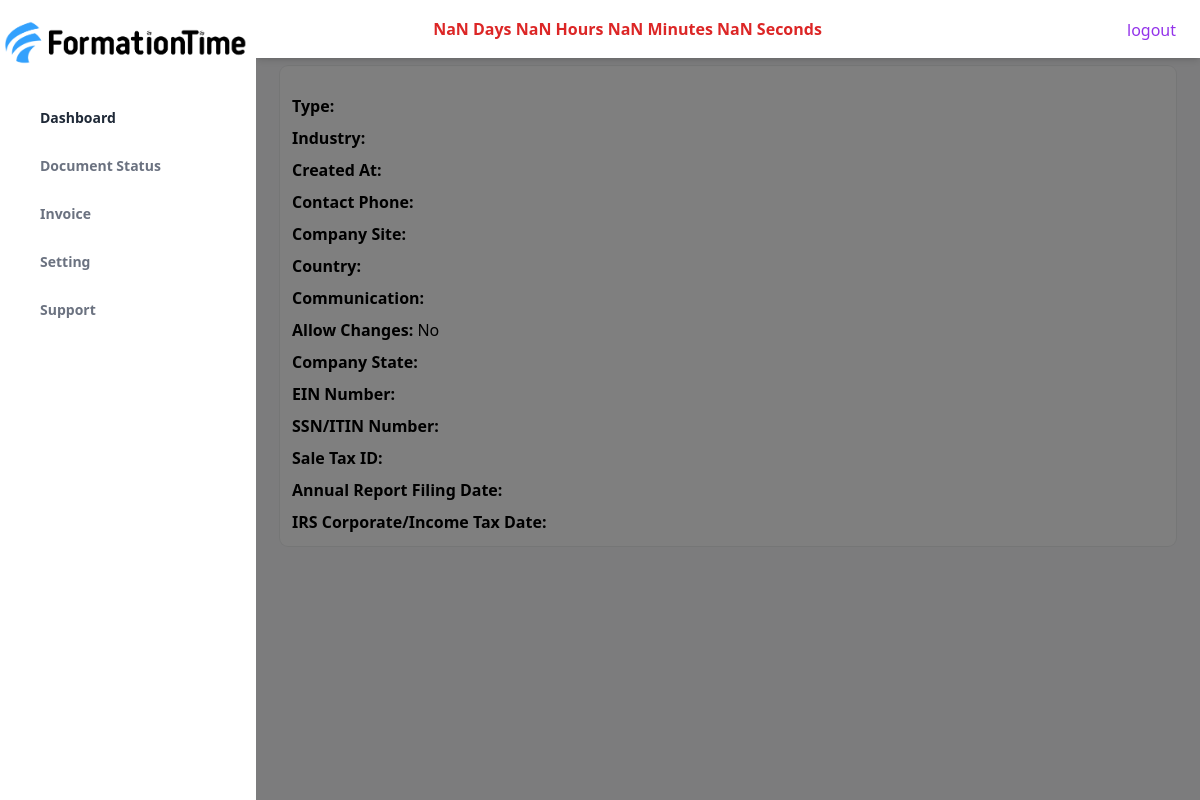
Page /dashboard/ (signed in) on the earlier database version.
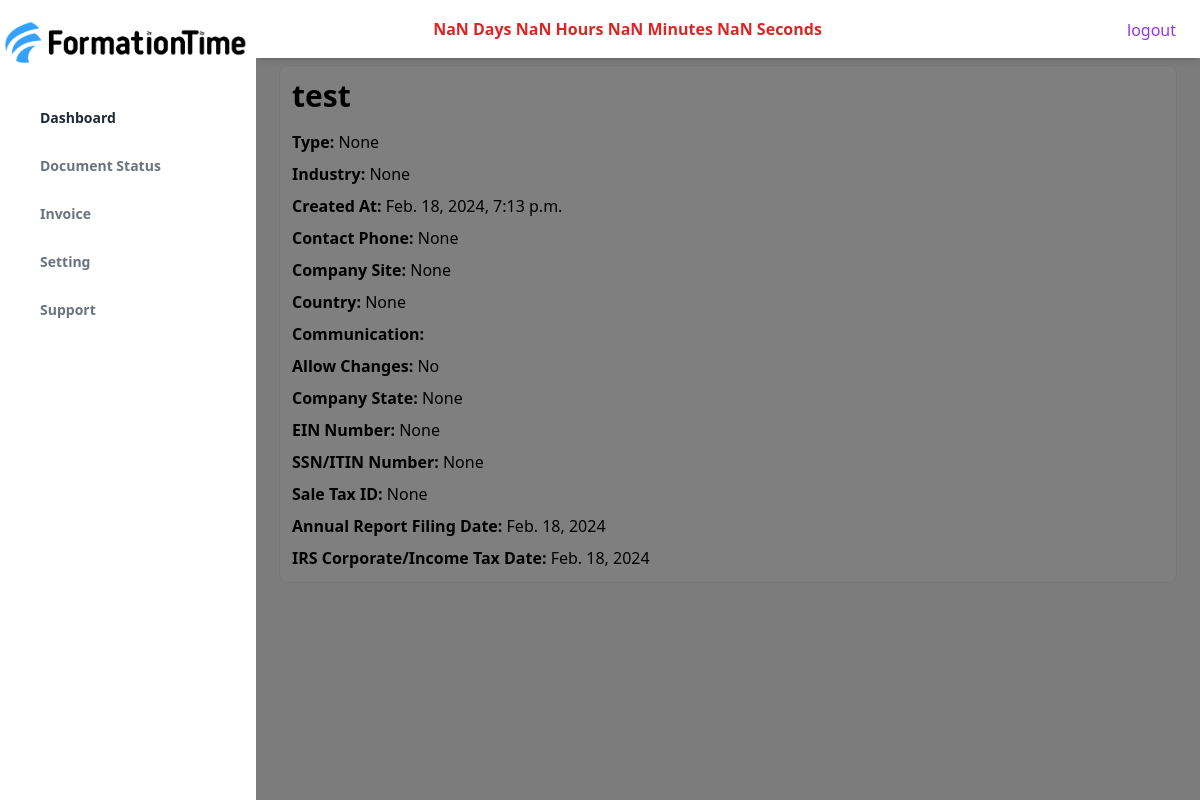
Same page on the later database version.
### account/models.py (models this page shows, shortened)
class Company(models.Model):
    user = models.OneToOneField(Account,on_delete=models.CASCADE,primary_key=True)
    company_name = models.CharField(max_length=255, blank=True, null=True)
    type = models.CharField(max_length=100, blank=True, null=True)
    industry = models.CharField(max_length=100, blank=True, null=True)
    created_at = models.DateTimeField(blank=True, null=True)
    contact_phone = models.CharField(max_length=20, blank=True, null=True)
    company_site = models.URLField(blank=True, null=True)
    country = models.CharField(max_length=100, blank=True, null=True)
    communication = models.TextField(blank=True, null=True)
    allow_changes = models.BooleanField(default=False)
    company_state = models.CharField(max_length=100, blank=True, null=True)
    ein_number = models.CharField(max_length=100, blank=True, null=True)
    ssn_itin_number = models.CharField(max_length=100, blank=True, null=True)
    sale_tax_id = models.CharField(max_length=100, blank=True, null=True)
    annual_report_filing_date = models.DateField(blank=True, null=True)
    irs_corporate_income_tax_date = models.DateField(blank=True, null=True)

### account/views.py (the view)
# urls.py: path('dashboard/',views.dashboard)
@login_required
def dashboard(request):
    try:
        company = Company.objects.get(user=request.user)
        return render(request, 'account/dashbored.html', {'company': company})
    except ObjectDoesNotExist:
        return render(request,'account/dashbored.html')

### template/account/dashbored.html
{% extends 'base.html' %}
{% block content%}
    <div class="my-2 p-3 space-y-2 bg-white rounded-lg shadow-xs dark:bg-gray-800">
        <h1 class="text-3xl font-semibold mb-4">{{ company.company_name }}</h1>
        <p><strong>Type:</strong> {{ company.type }}</p>
        <p><strong>Industry:</strong> {{ company.industry }}</p>
        <p><strong>Created At:</strong> {{ company.created_at }}</p>
        <p><strong>Contact Phone:</strong> {{ company.contact_phone }}</p>
        <p><strong>Company Site:</strong> <a href="{{ company.company_site }}">{{ company.company_site }}</a></p>
        <p><strong>Country:</strong> {{ company.country }}</p>
        <p><strong>Communication:</strong> {{ company.communication }}</p>
        <p><strong>Allow Changes:</strong> {% if company.allow_changes %}Yes{% else %}No{% endif %}</p>
        <p><strong>Company State:</strong> {{ company.company_state }}</p>
        <p><strong>EIN Number:</strong> {{ company.ein_number }}</p>
        <p><strong>SSN/ITIN Number:</strong> {{ company.ssn_itin_number }}</p>
        <p><strong>Sale Tax ID:</strong> {{ company.sale_tax_id }}</p>
        <p><strong>Annual Report Filing Date:</strong> {{ company.annual_report_filing_date }}</p>
        <p><strong>IRS Corporate/Income Tax Date:</strong> {{ company.irs_corporate_income_tax_date }}</p>
    </div>
{%endblock%}

### template/base.html (shortened to what this page needs)
{%load static%}
<!DOCTYPE html>
<html :class="{ 'theme-dark': dark }" x-data="data()" lang="en">
<head>
  <link rel="stylesheet" href="{% static './assets/css/tailwind.output.css' %}" />
  <link rel="stylesheet" href="https://cdnjs.cloudflare.com/ajax/libs/Chart.js/2.9.3/Chart.min.css" />
    <script src="https://cdn.tailwindcss.com"></script>
</head>
<body>
  <div class="flex h-screen bg-gray-50 dark:bg-gray-900" :class="{ 'overflow-hidden': isSideMenuOpen }">
    <aside class="z-20 hidden w-64 overflow-y-auto bg-white dark:bg-gray-800 md:block flex-shrink-0">
      <div class="py-4 text-gray-500 dark:text-gray-400">
        <a href="#">
          <img src="{% static '1.png' %}">
        </a>
        {% if request.user.is_authenticated %}
        <ul class="mt-6">
          <li class="relative px-6 py-3">
            <a class="inline-flex items-center w-full text-sm font-semibold text-gray-800 transition-colors duration-150 hover:text-gray-800 dark:hover:text-gray-200 dark:text-gray-100"
              href="/dashboard/">
              <span class="ml-4">Dashboard</span>
            </a>
          </li>
        </ul>
        <ul>
          <li class="relative px-6 py-3">
            <a class="inline-flex items-center w-full text-sm font-semibold transition-colors duration-150 hover:text-gray-800 dark:hover:text-gray-200"
              href="/document/">
              <span class="ml-4">Document Status</span>
            </a>
          </li>
          <li class="relative px-6 py-3">
            <a class="inline-flex items-center w-full text-sm font-semibold transition-colors duration-150 hover:text-gray-800 dark:hover:text-gray-200"
              href="/invoice/">
              <span class="ml-4">Invoice</span>
            </a>
          </li>
          <li class="relative px-6 py-3">
            <a class="inline-flex items-center w-full text-sm font-semibold transition-colors duration-150 hover:text-gray-800 dark:hover:text-gray-200"
              href="/profile/">
              <span class="ml-4">Setting</span>
            </a>
          </li>
           <li class="relative px-6 py-3">
            <a class="inline-flex items-center w-full text-sm font-semibold transition-colors duration-150 hover:text-gray-800 dark:hover:text-gray-200"
              href="/support/">
              <span class="ml-4">Support</span>
            </a>
          </li>
        </ul>
        {%endif%}
      </div>
    </aside>
    <div x-show="isSideMenuOpen" x-transition:enter="transition ease-in-out duration-150"
      x-transition:enter-start="opacity-0" x-transition:enter-end="opacity-100"
      x-transition:leave="transition ease-in-out duration-150" x-transition:leave-start="opacity-100"
      x-transition:leave-end="opacity-0"
      class="fixed inset-0 z-10 flex items-end bg-black bg-opacity-50 sm:items-center sm:justify-center"></div>
    <div class="flex flex-col flex-1 w-full">
      <header class="z-10 py-4 bg-white shadow-md dark:bg-gray-800">
        <div
          class="container flex items-center justify-between h-full px-6 mx-auto text-purple-600 dark:text-purple-300">
          <div class="flex font-bold justify-center flex-1 lg:mr-32 text-red-600">
            <div id="countdown">
              <span id="days"></span> Days
              <span id="hours"></span> Hours
              <span id="minutes"></span> Minutes
              <span id="seconds"></span> Seconds
            </div>
          </div>
          <ul class="flex items-center flex-shrink-0 space-x-6">
            <li class="relative">
              {% if request.user.is_authenticated %}
              <a href="/logout/" class="align-middle rounded-full focus:shadow-outline-purple focus:outline-none"
                @click="toggleProfileMenu" @keydown.escape="closeProfileMenu" aria-label="Account" aria-haspopup="true">
                logout
              </a>
              {%endif%}
            </li>
          </ul>
        </div>
      </header>
      <main class="h-full overflow-y-auto">
        <div class="container px-6 mx-auto grid">
          {% block content%}
          {%endblock%}
        </div>
      </main>
    </div>
  </div>
</body>
</html>

Differences in the rows shown:
added Company: company_name "test", type "None", industry "None", created_at "Feb. 18, 2024, 7:13 p.m.", contact_phone "None", company_site "None", country "None", company_state "None", ein_number "None", ssn_itin_number "None", sale_tax_id "None", annual_report_filing_date "Feb. 18, 2024", irs_corporate_income_tax_date "Feb. 18, 2024"
